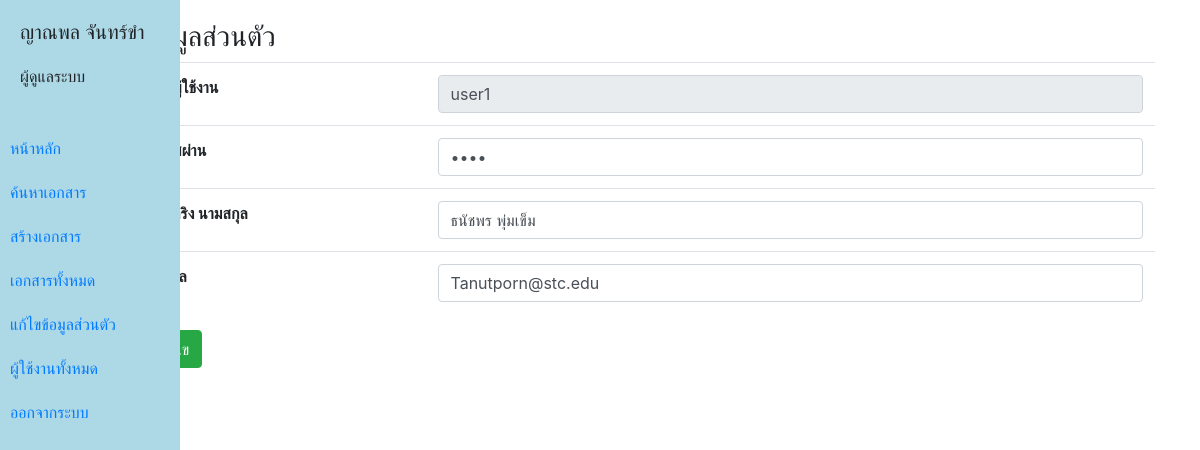
/admin/index.php?p=edit_user&user_id=1 (signed in), run on the app's committed database.
### tables this page shows
CREATE TABLE `tb_user` (
  `user_id` int(11) NOT NULL,
  `username` varchar(255) NOT NULL,
  `password` varchar(255) NOT NULL,
  `fullname` varchar(255) NOT NULL,
  `email` varchar(255) NOT NULL,
  `user_group` varchar(255) NOT NULL
);

### admin/edit_user.php (the view, shortened to what this page needs)
<?php
    $edit_users = $conn->query("SELECT * FROM tb_user WHERE user_id = '".$_REQUEST['user_id']."' ");
    $edit = $edit_users->fetch_object();
?>
<div class="box">
    <form action="../api/ac_manageuserid.php?user_id=<?php echo $users->user_id; ?>" method="post">
        <table class="table text-center">
            <thead>
                <h3>ข้อมูลส่วนตัว</h3>
            </thead>
            <tbody>
                <tr>
                    <th class="text-left">ชื่อผู้ใช้งาน</th>
                    <td><input type="text" name="username" id="username" value="<?php echo $edit->username; ?>" class="form-control" readonly></td>
                </tr>
                <tr>
                    <th class="text-left">รหัสผ่าน</th>
                    <td><input type="password" name="password" id="password" value="<?php echo $edit->password; ?>" class="form-control"></td>
                </tr>
                <tr>
                    <th class="text-left">ชื่อจริง นามสกุล</th>
                    <td><input type="text" name="fullname" id="fullname" value="<?php echo $edit->fullname; ?>" class="form-control"></td>
                </tr>
                <tr>
                    <th class="text-left">อีเมล</th>
                    <td><input type="email" name="email" id="email" value="<?php echo $edit->email; ?>" class="form-control"></td>
                </tr>
            </tbody>
        </table>
    </form>
</div>

### admin/index.php (shortened to what this page needs)
<?php
    include '../connect.php';
    $sql = $conn->query("SELECT * FROM tb_user WHERE user_id = '".$_SESSION['user_id']."' ");
    $users = $sql->fetch_object();
?>
<!DOCTYPE html>
<html lang="en">
<head>
    <link rel="stylesheet" href="../asset/style.css">
    <link rel="stylesheet" href="../asset/css/bootstrap.min.css">
    <link rel="stylesheet" href="../asset/fontawesome/css/font-awesome.min.css">
</head>
<body>
    <div class="sidebar">
        <div class="account mb-5">
            <div class="username h5">
                <?php echo $users->fullname; ?>
            </div>
            <div class="role">
                <?php
                    if ($users->user_group == "Admin") {
                        echo "ผู้ดูแลระบบ";
                    }else{
                        echo "ผู้ใช้งานทั่วไป";
                    }
                ?>
            </div>
        </div>
        <div><a href="index.php?">หน้าหลัก</a></div>
        <div><a href="index.php?p=search_document">ค้นหาเอกสาร</a></div>
        <div><a href="index.php?p=create_document">สร้างเอกสาร</a></div>
        <div><a href="index.php?p=show_document">เอกสารทั้งหมด</a></div>
        <div><a href="index.php?p=editprofile">แก้ไขข้อมูลส่วนตัว</a></div>
        <div><a href="index.php?p=show_user">ผู้ใช้งานทั้งหมด</a></div>
        <div><a href="../api/ac_logout.php">ออกจากระบบ</a></div>
    </div>
    <div class="container">
        <div class="content">
            <?php
                if (isset($_REQUEST['p'])) {
                    include ($_REQUEST['p'].'.php');
                }else{
                    include 'dashboard.php';
                }
            ?>
        </div>
    </div>
</body>
</html>

### asset/style.css (style rules this page uses)
body,html { font-family: 'Courier New', Courier, monospace; }
.sidebar { height: 100%; width: 15%; position: absolute; background-color: lightblue; top: 0; left: 0; }
.sidebar div { margin-left: 10px; margin-top: 20px; }
.content { margin-left: 100px; margin-top: 20px; }

### data on the page
tb_user: fullname "ญาณพล จันทร์ขำ"
tb_user: username "user1", fullname "ธนัชพร พุ่มเข็ม", email "Tanutporn@stc.edu"
